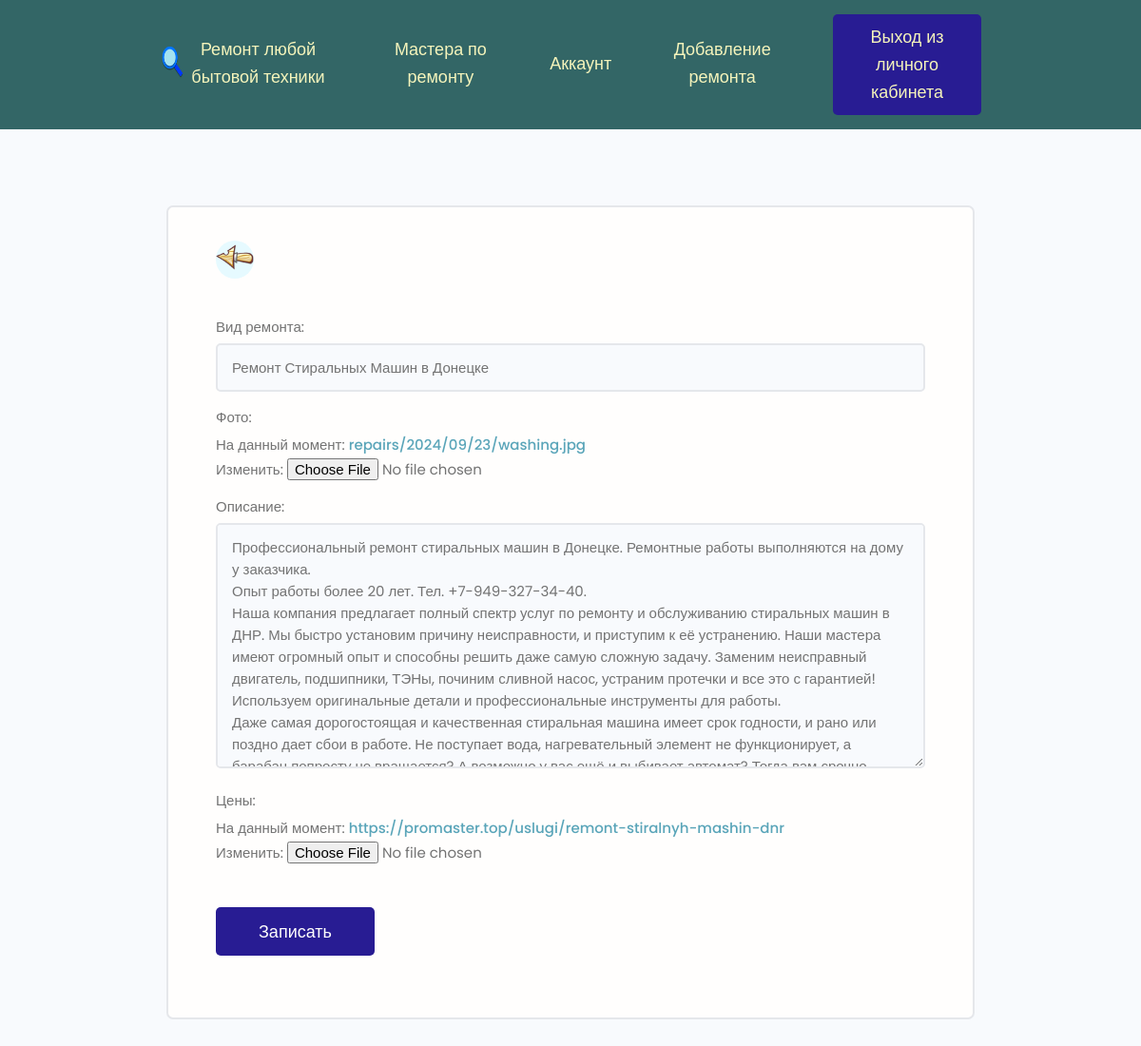
The page /update-repair/1/ (signed in) on the database as committed earlier.
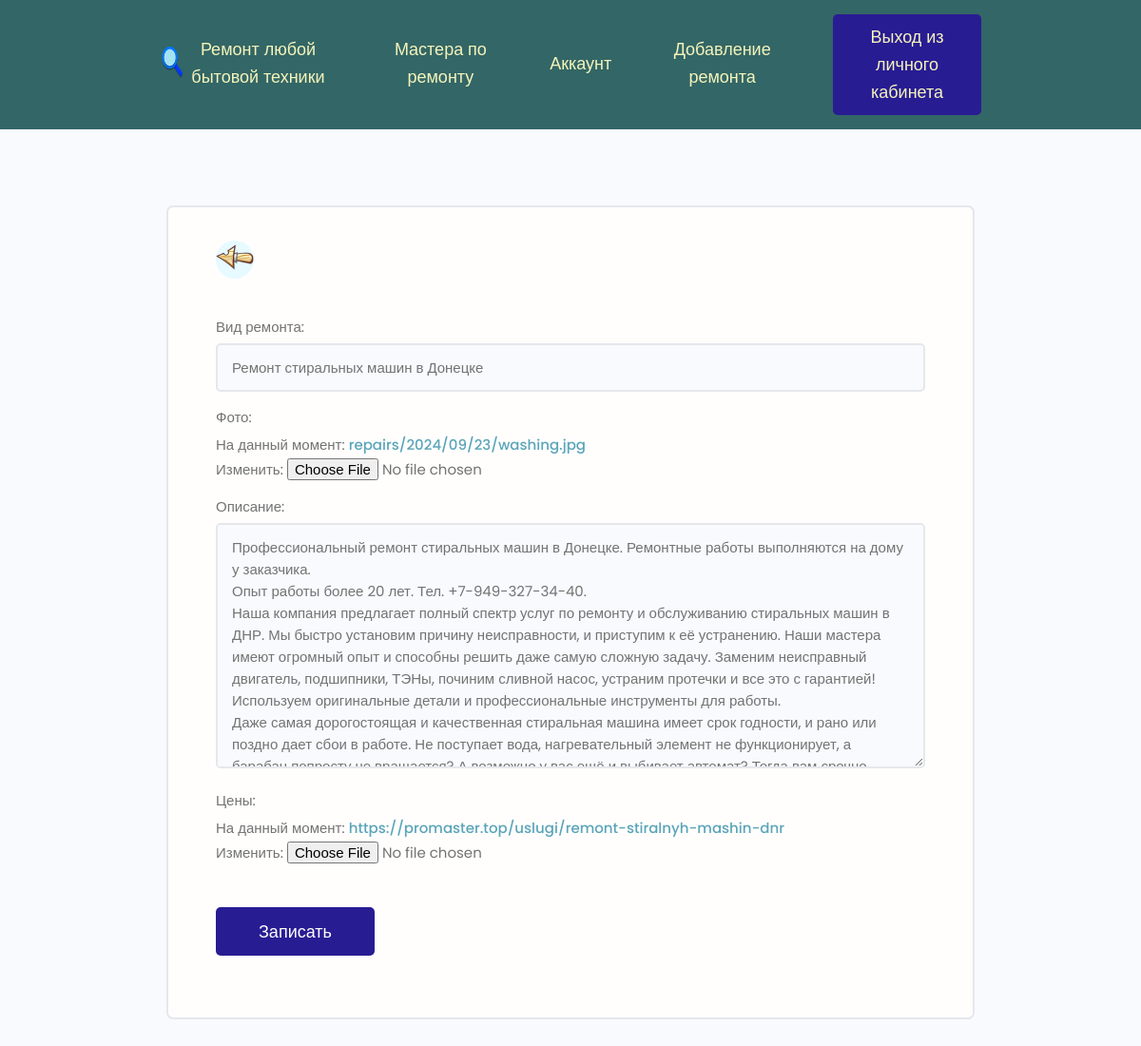
The same page on the database as committed later.
### rembyt/models.py (models this page shows, shortened)
class Repair(models.Model):
    owner = models.ForeignKey(Engineer, on_delete=models.SET_NULL, blank=True, null=True, verbose_name="Мастер")
    type_of_repair = models.CharField(max_length=200, verbose_name="Вид ремонта")
    description = models.TextField(blank=True, verbose_name="Описание")
    my_image = models.ImageField(default="resize_imag.jpg", upload_to='repairs/%Y/%m/%d', verbose_name="Фото")
    price_link = models.FileField(upload_to="repairs/", default="repairs/price_repair_cleaner.jpeg", verbose_name="Цены")
    vote_total = models.IntegerField(default=0, blank=True, verbose_name="Отзывов")
    vote_ratio = models.IntegerField(default=0, blank=True, verbose_name="Положительных отзывов")
    created = models.DateTimeField(auto_now_add=True, verbose_name="Дата")
    class Meta:
        ordering = ["-created"]

### rembyt/views.py (the view)
# urls.py: path('update-repair/<str:pk>/', views.update_repair, name='update-repair'),
@login_required(login_url="login")
def update_repair(request, pk):
    engineer = request.user.engineer  # получили доступ к модели engineer, берутся данные авторизованного польля
    repair = engineer.repair_set.get(id=pk)  # т.к.нет прямого доступа от engineer к repair есть только обратная связь
    form = RepairForm(instance=repair)
    if request.method == "POST":  # сохранение данных при нажатии submit или записать
        form = RepairForm(request.POST, request.FILES, instance=repair)
        if form.is_valid():
            form.save()
            return redirect('account')
    context = {
        'repair': repair,
        'form': form
    }
    return render(request, 'rembyt/form-create.html', context)

### rembyt/forms.py
class RepairForm(ModelForm):
    class Meta:
        model = Repair
        fields = ['type_of_repair', 'my_image', 'description', 'price_link']
    def __init__(self, *args, **kwargs):
        super().__init__(*args, **kwargs)
        for field in self.fields.values():
            field.widget.attrs.update({'class': 'input'})

### rembyt/templates/rembyt/form-create.html (shortened to what this page needs)
{% extends 'rembyt/base.html' %}
{% load static %}
{% block content %}
<main class="formPage my-xl">
    <div class="content-box">
        <div class="formWrapper">
            <a class="backButton" href="{% url 'account' %}"><img src="{% static 'images/left.png' %}" alt="left"></a>
            <br>
            <form class="form" method="POST" enctype="multipart/form-data">
                {% for field in form %}
                <div class="form__field">
                    <label for="formInput#text">{{ field.label }}: </label>
                    {{ field }}
                </div>
                {% endfor %}
                <input class="btn btn--sub btn--lg  my-md" type="submit" value="Записать"/>
            </form>
        </div>
    </div>
</main>
{% endblock %}

Rows that differ between the two databases and show on the page:
changed Repair: type_of_repair "Ремонт Стиральных Машин в Донецке" → "Ремонт стиральных машин в Донецке"
